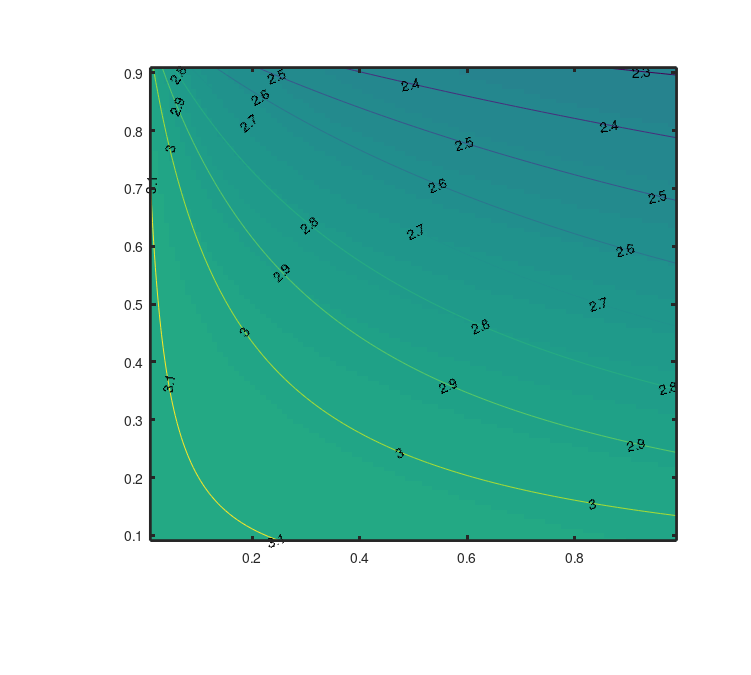

Write the MATLAB code that produced this figure. (Note: this script raises an error after producing the figure.)
% Joshua Weitz
% Coronavirus model code, 2020
% Asymptomatic case heatmap
% MIT Software License
clf

tmppos= [0.2 0.2 0.7 0.7];
tmpa1 = axes('position',tmppos);

set(gcf,'DefaultLineMarkerSize',10);
% set(gcf,'DefaultLineMarkerEdgeColor','k');
% set(gcf,'DefaultLineMarkerFaceColor','w');
set(gcf,'DefaultAxesLineWidth',2);

set(gcf,'PaperPositionMode','auto');
set(gcf,'Position',[271 275 752 676]);

% main data goes here
beta_vec = 0.01:0.01:0.99; % Transmission ratio
z_vec    = logspace(-1,1,100);
p_vec = z_vec./(1+z_vec);  % prob(asymptomatic) ratios
[beta_mat p_mat]=meshgrid(beta_vec,p_vec);
gamma_e=1/2;  % Exposed
gamma_a=1/5;  % Asymptomatic
gamma_s=1/10; % Symptomatic
r=1/7;        % Speed

% Odds ratio
qodds = p_mat./(1-p_mat).*beta_mat*(r+gamma_s)/(r+gamma_a);
qval = qodds./(1+qodds);
% Generating moment
Me_r  = @(r) gamma_e/(gamma_e-r);
MIa_r = @(r) gamma_a/(gamma_a-r);
MIs_r = @(r) gamma_s/(gamma_s-r);
Me_val=Me_r(-r);
MIa_val=MIa_r(-r);
MIs_val=MIs_r(-r);
% R0
Mtot = qval*Me_val*MIa_val+(1-qval)*Me_val*MIs_val;
R0=1./(Mtot);
tmpa=image(beta_vec,p_vec,64*flipud(R0)/5) 
yvals = [0.05 0.1:0.1:0.9 0.95];
set(gca,'ytick',yvals)
yvals = yvals(end:-1:1);
set(gca,'yticklabel',num2str(yvals',3));
hold on
[tmpc,tmph]=contour(beta_vec,p_vec,flipud(R0),[2:0.1:3.2]);
clabel(tmpc,tmph);
set(tmph(1),'color','w','linewidth',2);
tmpc=colorbar;
R0ticks = [1 2 3 4 5];
vticks = R0ticks*64/5;
set(tmpc,'ticks',vticks);
set(tmpc,'ticklabels',{'1';'2';'3';'4';'5'});
axis equal
ylim([min(p_vec) max(p_vec)]);
xlim([0 1]);
     

set(gca,'fontsize',20);


xlabel('Transmission rate, $\beta_a/\beta_s$','fontsize',20,'verticalalignment','top','interpreter','latex');
ylabel('Asymptomatic probability, $p$','fontsize',20,'verticalalignment','bottom','interpreter','latex');
title({'Basic reproduction number ${\cal{R}}_0$';'$T_s=10$ days and $T_a=5$ days'},'fontsize',20,'interpreter','latex')

clear tmp*
